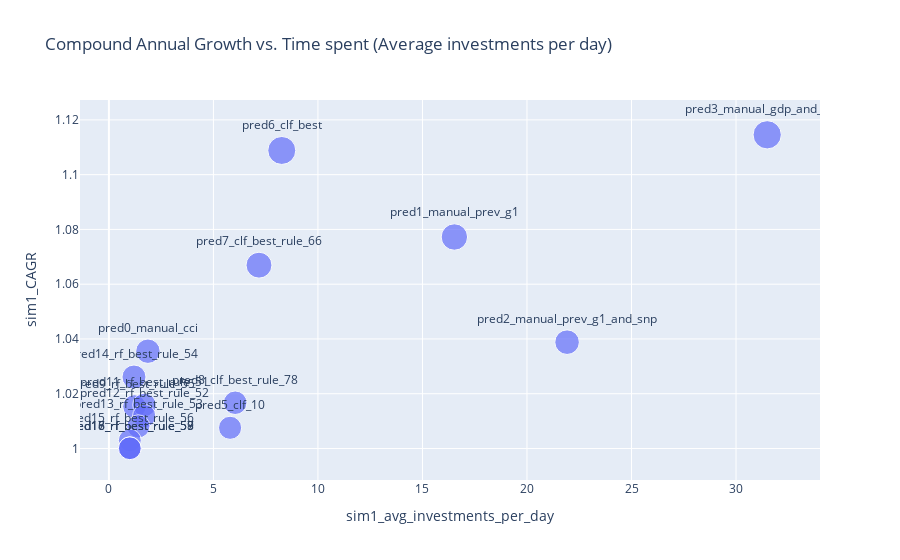

Write notebook code for a chart like this one.
### Code cell
# Create the scatter plot
fig = px.scatter(
    df_sim1_results.dropna(),
    x='sim1_avg_investments_per_day',
    y='sim1_CAGR',
    size='sim1_growth_capital_4y',  # Use the 'size' parameter for sim1_CAGR
    text='prediction',
    title='Compound Annual Growth vs. Time spent (Average investments per day)',
    labels={'sim1_capital': 'Initial Capital Requirement', 'growth_capital_4y': '4-Year Capital Growth'}
)

# Update the layout to improve readability of the annotations
fig.update_traces(textposition='top center')

# Show the plot
fig.show()

### Figure 1 — Plotly figure (JSON) as saved in the notebook; plotly's stock layout.template omitted (floating-point values rounded to 4 significant figures)
{"data": [{"hovertemplate": "sim1_avg_investments_per_day=%{x}<br>sim1_CAGR=%{y}<br>sim1_growth_capital_4y=%{marker.size}<br>prediction=%{text}<extra></extra>", "legendgroup": "", "marker": {"color": "#636efa", "size": [1.15, 1.347, 1.165, 1.543, 1.031, 1.512, 1.296, 1.069, 1.063, 1.065, 1.048, 1.033, 1.109, 1.012, 1.0, 1.0, 1.0], "sizemode": "area", "sizeref": 0.003858, "symbol": "circle"}, "mode": "markers+text", "name": "", "orientation": "v", "showlegend": false, "text": ["pred0_manual_cci", "pred1_manual_prev_g1", "pred2_manual_prev_g1_and_snp", "pred3_manual_gdp_and_fastd", "pred5_clf_10", "pred6_clf_best", "pred7_clf_best_rule_66", "pred8_clf_best_rule_78", "pred9_rf_best_rule_55", "pred11_rf_best_rule_51", "pred12_rf_best_rule_52", "pred13_rf_best_rule_53", "pred14_rf_best_rule_54", "pred15_rf_best_rule_56", "pred16_rf_best_rule_57", "pred17_rf_best_rule_58", "pred18_rf_best_rule_59"], "textposition": "top center", "type": "scatter", "x": [1.867, 16.53, 21.92, 31.49, 5.797, 8.27, 7.179, 6.042, 1.222, 1.698, 1.686, 1.409, 1.2, 1, 1, 1, 1], "xaxis": "x", "y": [1.036, 1.077, 1.039, 1.115, 1.008, 1.109, 1.067, 1.017, 1.015, 1.016, 1.012, 1.008, 1.026, 1.003, 1.0, 1.0, 1.0], "yaxis": "y"}], "layout": {"autosize": true, "legend": {"itemsizing": "constant", "tracegroupgap": 0}, "title": {"text": "Compound Annual Growth vs. Time spent (Average investments per day)"}, "xaxis": {"anchor": "y", "autorange": true, "domain": [0, 1], "range": [-1.233, 33.84], "title": {"text": "sim1_avg_investments_per_day"}, "type": "linear"}, "yaxis": {"anchor": "x", "autorange": true, "domain": [0, 1], "range": [0.9814, 1.136], "title": {"text": "sim1_CAGR"}, "type": "linear"}}}
